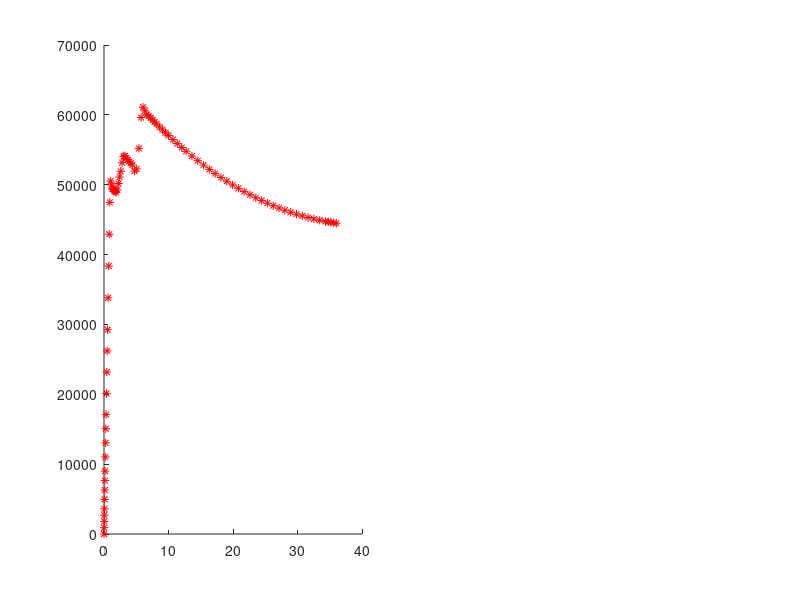

This figure's MATLAB source: (Note: this script raises an error after producing the figure.)
clear,clc;
dxy = @(t,x) [-0.0544 * x(2) + 54000 * (t>=0 & t<1) + 6000 * (t>=2 & t<3)+13000 * (t>=5 & t<6); -0.0106 * x(1)];
[t,xy] = ode45(dxy,[0 36],[0;21500]);
subplot(1,2,1);
plot(t,xy(:,1),'r*',t,xy(:,2),'gD');
subplot(1,2,2);
plot(xy(:,1),xy(:,2));